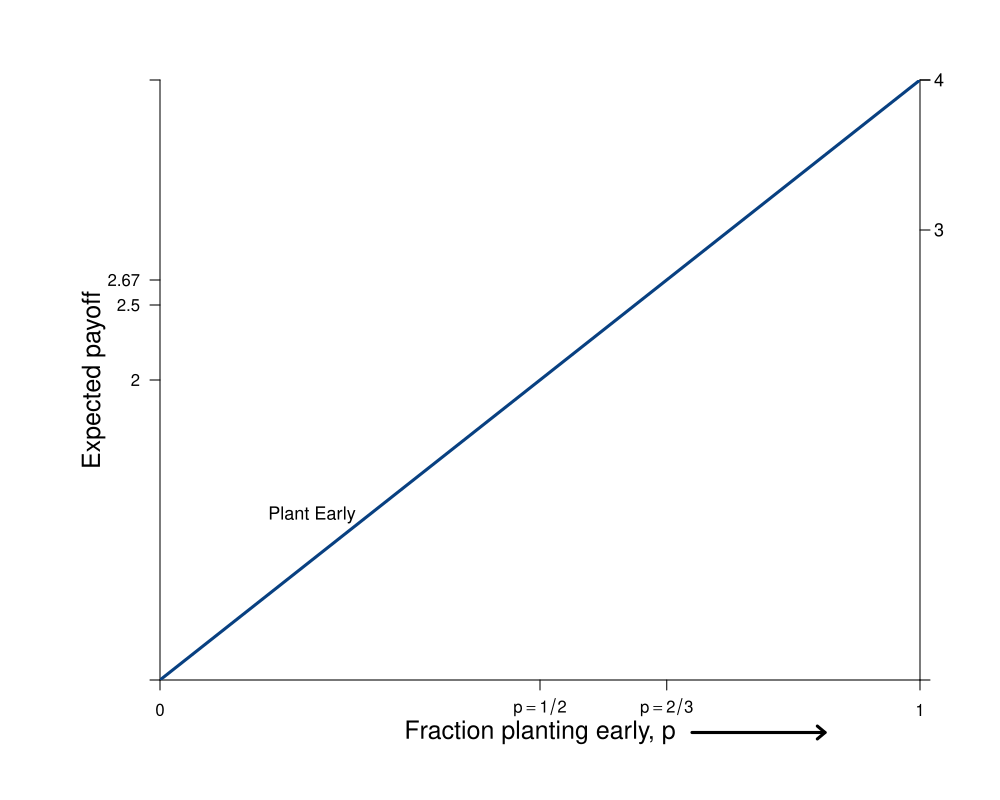

This chart was generated by the following R code:
#Graph Designer: Simon Halliday & Madeleine Wettach '20
#Authors: Bowles, Foley and Halliday
#Title: Coordination, Conflict and Competition: A Text in Microeconomics
library(shape)
pdf(file = "risk/step_by_step_graphs_4/palanpur_risk_dom_step3.pdf", width = 10, height = 8)

#Set parameters for graphics
axislabelsize <- 1.5
labelsize <- 1.1
graphlinewidth <- 3
segmentlinewidth <- 2

COL <- c("#7fc97f", "#beaed4", "#fdc086", "#ffff99", "#386cb0", "#f0027f", "#bf5b17", "#666666")
COLA <- c("#e0f3db", "#99d8c9","#66c2a4","#41ae76", "#238b45", "#005824")
COLB <- c("#4eb3d3", "#2b8cbe", "#0868ac","#084081")

#Edited the margins to cater for the larger LHS labels
par(mar =  c(6, 8, 4, 4))

#proportion of wealth functions

expected_late <- function(x){
  20 + 0.25*x
}

expected_early <- function(x){
  x
}


#Add limits on axes and levels of utility for each function 
ylims <- c(0, 40)
xlims <- c(0, 40)

npts <- 501 
x <- seq(xlims[1], xlims[2], length.out = npts)
y <- seq(ylims[1], ylims[2], length.out = npts) 

plot(0, 0, xlim = xlims, ylim = ylims, type = "n",
     xlab = expression(paste("")),
     ylab = expression(paste("")), 
     xaxt = "n", 
     yaxt = "n", 
     cex.lab = axislabelsize, 
     bty = "n", 
     xaxs="i", 
     yaxs="i"
)

#x and y limits with plain axes without ticks/numbers to match previous graph; y axes on both sides

ticksx <- c(0, 20, 26.67, 40)
xlabels <- c(0, expression(paste(p == 1/2)),expression(paste(p == 2/3)), 1)
ticksy <- c(ylims[1], 20, expected_late(20), expected_late(26.67), ylims[2])
ylabels <- c(NA, 2, 2.5, 2.67, NA)
ticksy2 <- c(ylims[1], 30, 40, ylims[2])
ylabels2 <- seq(from = 0, to = ylims[2], by = 10)


axis(1, at = ticksx,  pos = 0, labels = xlabels)
axis(2, at = ticksy,  pos = 0, labels = ylabels, las = 1)
axis(4, at = ticksy2, pos = xlims[2], labels = FALSE,las=1)


npts <- 503 
xx1 <- seq(xlims[1], xlims[2], length.out = npts)
xx2 <- seq(0, xlims[2], length.out = npts)
xx3 <- seq(xlims[1], 0, length.out = npts)
xx4 <- seq(-11, 0, length.out = npts)

#Axis labels and draw linear utility functions
text(xlims[2]*0.5, -3.5, expression(paste("Fraction planting early, p")), xpd = TRUE, cex = axislabelsize)
text(-3.5, 0.5*ylims[2], expression(paste("Expected payoff")), xpd = TRUE, cex = axislabelsize, srt = 90) 


text(41, ylims[2], expression(paste(4)), xpd = TRUE, cex = labelsize) 
text(41, 0.75*ylims[2], expression(paste(3)), xpd = TRUE, cex = labelsize) 

lines(xx1, expected_early(xx1), col = COLB[4], lwd = graphlinewidth)
##lines(xx1, expected_late(xx1), col = COLA[5], lwd = graphlinewidth)

#Label points on line

##text(20 - 0.5, expected_late(20) - 1.2, expression(paste("f")), cex = labelsize)
##segments(20, 0, 20, expected_late(20), lty = 2, col = "gray", lwd = segmentlinewidth)
##segments(0, expected_late(20), 20, expected_late(20), lty = 2, col = "gray", lwd = segmentlinewidth)
##points(20, expected_late(20), pch = 16, col = "black", cex = 1.5)

##text(26.67 + 0.7, expected_early(26.67) - 0.7, expression(paste("g")), cex = labelsize)
##segments(26.67, expected_early(26.67), 0, expected_early(26.67), lty = 2, col = "gray", lwd = segmentlinewidth)
##segments(26.67, 0, expected_early(26.67), 26.67, lty = 2, col = "gray", lwd = segmentlinewidth)
##points(26.67, expected_early(26.67), pch = 16, col = "black", cex = 1.5)

# text(33 + 0.7, 7 + 0.7, expression(paste("h")), cex = labelsize)
# segments(33, 7, 0, 7, lty = 2, col = "gray", lwd = segmentlinewidth)
# points(33, 7, pch = 16, col = "black", cex = 1.5)


#Label relevant points on axes
##text(8, 23.5, expression(paste("Plant Late")), xpd = TRUE, cex = labelsize)
text(8, 11, expression(paste("Plant Early")),  xpd = TRUE, cex = labelsize)

#Axis arrow
arrows(28, -3.5, 35, -3.5, xpd = TRUE, length=0.1,angle=40,lwd=3)

#Risk Dominant Strategy
##text(17, 36.5, expression(paste("Strategy with higher")), xpd = TRUE, cex = labelsize)
##text(17, 35, expression(paste("expected payoff at ", p == 1/2)), xpd = TRUE, cex = labelsize)
##text(17, 33.5, expression(paste("is risk-dominant")), xpd = TRUE, cex = labelsize)
##Arrows(20, 32.5, 20, expected_late(20) + 1.5, col = "black", lty = 1, lwd = 2, code = 2, arr.type = "triangle", arr.lwd = 0.5)

#Equal expected payoffs
##text(29, 35, expression(paste("Equal expected")), xpd = TRUE, cex = labelsize)
##text(29, 33.5, expression(paste("payoffs at ", p == 2/3)), xpd = TRUE, cex = labelsize)
##Arrows(26.67, 32.5, 26.67, expected_late(26.67) + 1.5, col = "black", lty = 1, lwd = 2, code = 2, arr.type = "triangle", arr.lwd = 0.5)


dev.off()
